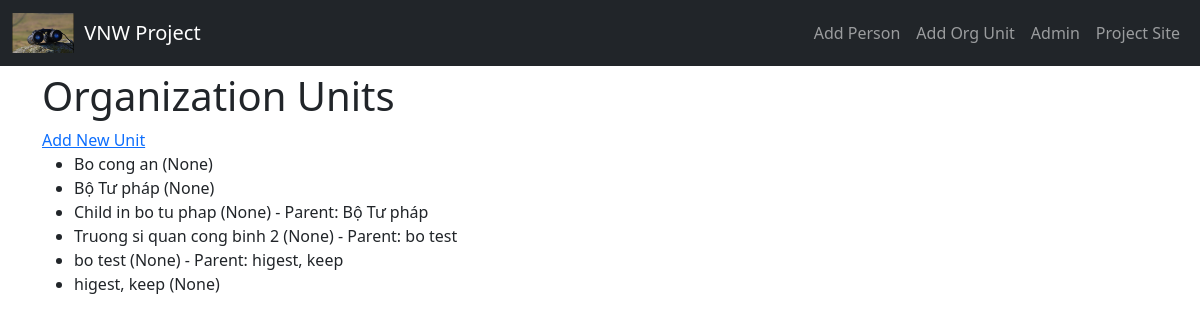
The app's page /organizations/, older data.
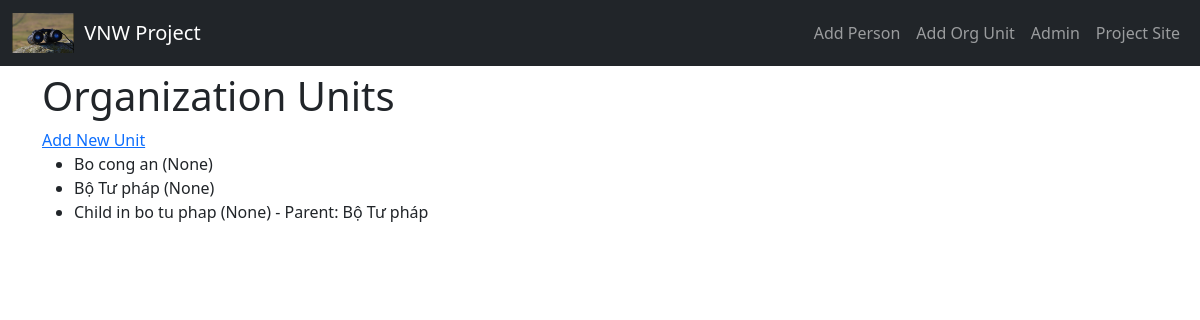
The same page, newer data.
### organizations/models.py (models this page shows, shortened)
class Organization(BaseEntity):
    CUSTOM_ID_PREFIX = "ORG"
    name = models.CharField(max_length=225)
    name_en = models.CharField(max_length=225, blank=True, null=True)
    abbreviation = models.CharField(max_length=50, blank=True, null=True)
    type = models.ForeignKey(
        'OrganizationType',
        on_delete=models.SET_NULL,
        null=True,
        blank=True
    )
    level = models.CharField(
        max_length=50,
        choices=[
            ('central', 'Central'),
            ('provincial', 'Provincial'),
            ('district', 'District'),
            ('commune', 'Commune')
        ],
        blank=True,
        null=True
    )
    function = models.TextField(blank=True, null=True)
    notes = models.TextField(blank=True, null=True)
    start_date = models.DateField(blank=True, null=True)
    end_date = models.DateField(blank=True, null=True)
    color_code = models.CharField(max_length=20, blank=True, null=True)
    parent = models.ForeignKey('self', related_name='children',
                               on_delete=models.CASCADE, null=True, blank=True)
    equivalents = models.ManyToManyField('self', symmetrical=True, blank=True)
    related_parents = models.ManyToManyField(
        'self',
        symmetrical=False,
        blank=True,
        related_name='related_children',
        through='OrganizationRelationship',
        through_fields=('to_org', 'from_org')
    )
    description = models.TextField(blank=True, null=True)
    normalized_name = models.CharField(max_length=255, editable=False, db_index=True, unique=True, null=True, blank=True)
    name_ascii = models.CharField(max_length=255, blank=True, null=True)
    class Meta:
        verbose_name = "Organization"
        verbose_name_plural = "Organizations"

### organizations/views.py (the view)
# urls.py: path('', organization_list, name='organization_list'),
def organization_list(request):
    units = Organization.objects.all().order_by('type','name')
    return render(request, "organizations/organization_list.html", {'units':units})

### templates/organizations/organization_list.html
{% extends "base.html" %}
{% block content %}
  <h1>Organization Units</h1>
  <a href="{% url 'add_organization_unit' %}">Add New Unit</a>
  <ul>
    {% for unit in units %}
      <li>
        {{ unit.name }} ({{ unit.type }})
        {% if unit.parent %} - Parent: {{ unit.parent.name }} {% endif %}
      </li>
    {% empty %}
      <li>No units available.</li>
    {% endfor %}
  </ul>
{% endblock %}

### templates/base.html (shortened to what this page needs)
{% load static %}
<!DOCTYPE html>
<html lang="en">
<head>
  <link href="https://cdn.jsdelivr.net/npm/bootstrap@5.3.3/dist/css/bootstrap.min.css" rel="stylesheet">
</head>
<body>
  <nav class="navbar navbar-expand-lg navbar-dark bg-dark fixed-top">
    <div class="container-fluid">
      <a class="navbar-brand d-flex align-items-center" href="{% url 'home' %}">
        <img src="{% static 'images/my_photo.jpg' %}" alt="Logo">
        VNW Project
      </a>
      <div class="collapse navbar-collapse" id="navbarNav">
        <ul class="navbar-nav ms-auto">
          <li class="nav-item">
            <a class="nav-link" href="{% url 'add_person' %}">Add Person</a>
          </li>
          <li class="nav-item">
            <a class="nav-link" href="{% url 'add_organization_unit' %}">Add Org Unit</a>
          </li>
          <li class="nav-item">
            <a class="nav-link" href="/admin/">Admin</a>
          </li>
          <li class="nav-item">
            <a class="nav-link" href="http://vietnamwatch.net">Project Site</a>
          </li>
        </ul>
      </div>
    </div>
  </nav>
  <main class="container">
    {% block content %}
    {% endblock %}
  </main>
</body>
</html>

### templates/base.html (style rules this page uses)
body { padding-top: 4.5rem; }
.navbar-brand img { height: 40px; margin-right: 10px; }

Row changes from the older to the newer data that the page shows:
removed Organization: name "Truong si quan cong binh 2", type "None", parent.name "bo test"
removed Organization: name "bo test", type "None", parent.name "higest, keep"
removed Organization: name "higest, keep", type "None"
